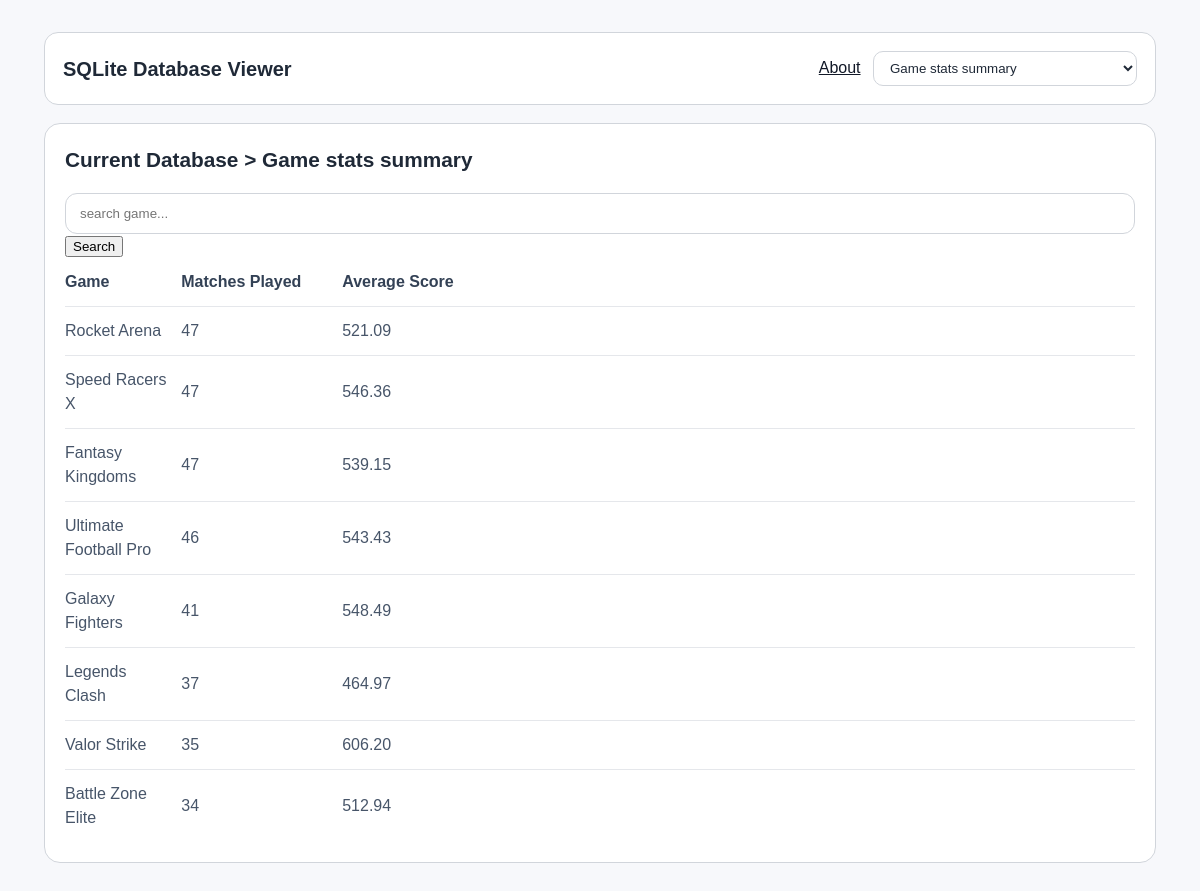
Page /index4 on the committed database.
### tables this page shows
CREATE TABLE game (game_id TEXT (4) PRIMARY KEY, game TEXT (25), genre TEXT (10));

### app.py (the view)
@app.route('/index4')
def index4():
    conn = get_db_connection()
    q = request.args.get('q', '').strip()
    query = '''
         SELECT g.game,
             COUNT(*) AS matches_played,
               AVG(tm.score) AS avg_score
        FROM game g
        JOIN tournament_matches tm ON g.game_id = tm.game_id
    '''
    params = ()
    if q:
        q_like = f"%{q.lower()}%"
        query += " WHERE LOWER(g.game) LIKE ?"
        params = (q_like,)
    query += " GROUP BY g.game_id, g.game ORDER BY matches_played DESC"
    records = conn.execute(query, params).fetchall()
    conn.close()
    return render_template('index4.html', records=records, q=q)

### app.py (called while the page is built)
def get_db_connection():
    conn = sqlite3.connect('esports.db')
    conn.row_factory = sqlite3.Row
    return conn

### templates/index4.html (shortened to what this page needs)
<!DOCTYPE html>
<html lang="en">
<head>
  <link rel="stylesheet" href="{{ url_for('static', filename='style.css') }}" />
</head>
<body>
  <div class="app-shell">
    <header class="topbar">
      <div>
        <h1>SQLite Database Viewer</h1>
      </div>
      <div class="topbar-nav">
        <a href="/about" class="about">About</a>
        <select class="dropdown" onchange="location = this.value;">
          <option value="/index4">Game stats summary</option>
        </select>
      </div>
    </header>
    <main class="content-grid">
      <section class="main-panel">
        <div class="panel-header">
          <div class="panel-title">
            <h2>Current Database > Game stats summary</h2>
          </div>
        </div>
        <div class="table-card">
          <div class="table-topbar">
            <form method="get" action="/index4">
              <input name="q" type="search" placeholder="search game..." value="{{ q }}" />
              <button type="submit">Search</button>
            </form>
          </div>
          <div class="data-grid">
            <div class="table-section">
                <div class="table-header-row">
                  <span>Game</span>
                  <span>Matches Played</span>
                  <span>Average Score</span>
                </div>
              {% for row in records %}
              <div class="table-row">
                <span>{{ row['game'] }}</span>
                <span>{{ row['matches_played'] }}</span>
                <span>{{ '%.2f' | format(row['avg_score']) }}</span>
              </div>
              {% endfor %}
            </div>
          </div>
        </div>
      </section>
    </main>
  </div>
</body>
</html>

### static/style.css (style rules this page uses)
:root { font-family: Arial, Helvetica, sans-serif; color: #1f2937; line-height: 1.5; }
body { margin: 0; min-height: 100vh; background: #f7f8fb; }
* { box-sizing: border-box; }
.app-shell { width: min(100%, 98vw); max-width: 1800px; margin: 0 auto; padding: clamp(16px, 3vw, 32px); }
.topbar { position: sticky; top: 0; display: flex; align-items: center; justify-content: space-between; flex-wrap: wrap; background: #ffffff; border: 1px solid #d1d5db; border-radius: 14px; padding: clamp(14px, 1.5vw, 20px); }
.topbar h1 { margin: 0; font-size: 1.25rem; }
.dropdown { background: #ffffff; border: 1px solid #d1d5db; border-radius: 10px; padding: 8px 12px; color: #1f2937; }
.topbar a.about { font-family: Arial; color: #111827; text-decoration: underline; font-size: 1rem; padding: 6px 8px; }
.table-topbar input { width: 100%; border: 1px solid #d1d5db; border-radius: 12px; padding: 12px 14px; background: #ffffff; color: #111827; }
.content-grid { margin-top: 18px; }
.main-panel { background: #ffffff; border: 1px solid #d1d5db; border-radius: 16px; padding: clamp(20px, 1.5vw, 28px); }
.panel-header { display: flex; align-items: center; justify-content: space-between; gap: 16px; margin-bottom: 18px; }
.panel-title { display: flex; align-items: center; gap: 12px; }
.panel-title h2 { margin: 0; font-size: 1.3rem; }
.table-header-row, .table-row { display: grid; grid-template-columns: 0.7fr 1fr 1.3fr 1.3fr 0.8fr 0.9fr 0.7fr; gap: 12px; align-items: center; padding: 12px 0; }
.table-header-row { color: #334155; font-weight: 700; border-bottom: 1px solid #e5e7eb; }
.table-row { border-bottom: 1px solid #e5e7eb; cursor: pointer; }
.table-row:last-child { border-bottom: none; }
.table-row span { color: #475569; }

### rows in the picture
game: game "Rocket Arena", matches_played "47", avg_score "521.09"
game: game "Speed Racers X", matches_played "47", avg_score "546.36"
game: game "Fantasy Kingdoms", matches_played "47", avg_score "539.15"
game: game "Ultimate Football Pro", matches_played "46", avg_score "543.43"
game: game "Galaxy Fighters", matches_played "41", avg_score "548.49"
game: game "Legends Clash", matches_played "37", avg_score "464.97"
game: game "Valor Strike", matches_played "35", avg_score "606.20"
game: game "Battle Zone Elite", matches_played "34", avg_score "512.94"
